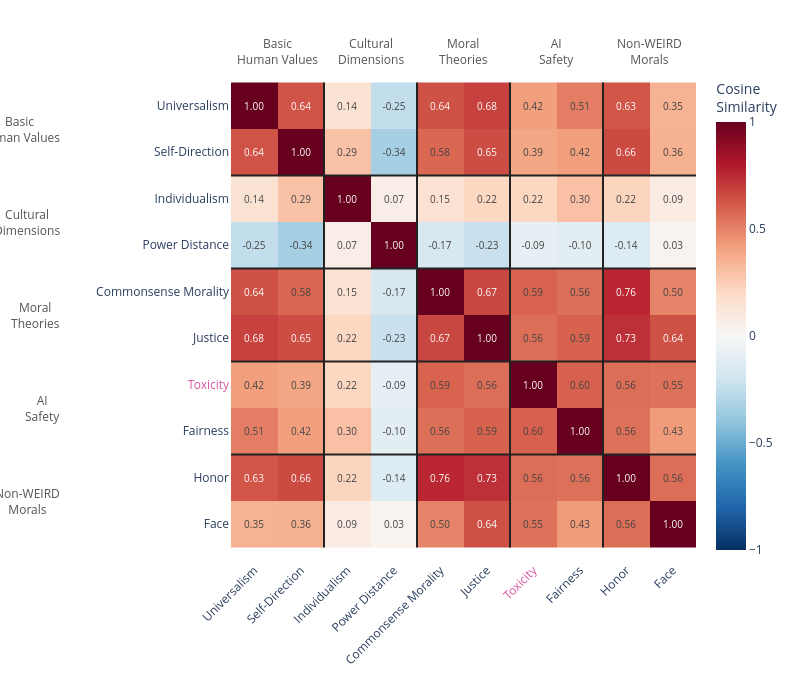

Notebook code cell kept with this figure:
### Code cell
plot_similarity(2)

### Figure 1 — Plotly figure (JSON) as saved in the notebook; plotly's stock layout.template omitted (floating-point values rounded to 4 significant figures; data arrays with more than 128 entries replaced by an {"elided": "..."} marker saying what was removed)
{"data": [{"colorbar": {"title": {"text": "Cosine<br>Similarity"}}, "colorscale": [[0, "rgb(5,48,97)"], [0.1, "rgb(33,102,172)"], [0.2, "rgb(67,147,195)"], [0.3, "rgb(146,197,222)"], [0.4, "rgb(209,229,240)"], [0.5, "rgb(247,247,247)"], [0.6, "rgb(253,219,199)"], [0.7, "rgb(244,165,130)"], [0.8, "rgb(214,96,77)"], [0.9, "rgb(178,24,43)"], [1, "rgb(103,0,31)"]], "customdata": {"elided": "10x10x2 str values"}, "hovertemplate": "%{customdata[0]} vs %{customdata[1]}: %{z:.2f}<extra></extra>", "text": [[1.0, 0.64, 0.14, -0.25, 0.64, 0.68, 0.42, 0.51, 0.63, 0.35], [0.64, 1.0, 0.29, -0.34, 0.58, 0.65, 0.39, 0.42, 0.66, 0.36], [0.14, 0.29, 1.0, 0.07, 0.15, 0.22, 0.22, 0.3, 0.22, 0.09], [-0.25, -0.34, 0.07, 1.0, -0.17, -0.23, -0.09, -0.1, -0.14, 0.03], [0.64, 0.58, 0.15, -0.17, 1.0, 0.67, 0.59, 0.56, 0.76, 0.5], [0.68, 0.65, 0.22, -0.23, 0.67, 1.0, 0.56, 0.59, 0.73, 0.64], [0.42, 0.39, 0.22, -0.09, 0.59, 0.56, 1.0, 0.6, 0.56, 0.55], [0.51, 0.42, 0.3, -0.1, 0.56, 0.59, 0.6, 1.0, 0.56, 0.43], [0.63, 0.66, 0.22, -0.14, 0.76, 0.73, 0.56, 0.56, 1.0, 0.56], [0.35, 0.36, 0.09, 0.03, 0.5, 0.64, 0.55, 0.43, 0.56, 1.0]], "textfont": {"size": 10}, "texttemplate": "%{text:.2f}", "type": "heatmap", "x": [0, 1, 2, 3, 4, 5, 6, 7, 8, 9], "y": [0, 1, 2, 3, 4, 5, 6, 7, 8, 9], "z": [[1.0, 0.6352, 0.1444, -0.2468, 0.64, 0.6827, 0.4171, 0.5116, 0.6289, 0.3532], [0.6352, 1.0, 0.2932, -0.3373, 0.5797, 0.6541, 0.393, 0.4181, 0.6596, 0.3556], [0.1444, 0.2932, 1.0, 0.06786, 0.1521, 0.2152, 0.2155, 0.2999, 0.2218, 0.0851], [-0.2468, -0.3373, 0.06786, 1.0, -0.1674, -0.2269, -0.08712, -0.1034, -0.136, 0.03165], [0.64, 0.5797, 0.1521, -0.1674, 1.0, 0.6702, 0.5875, 0.5572, 0.7582, 0.4967], [0.6827, 0.6541, 0.2152, -0.2269, 0.6702, 1.0, 0.5592, 0.5909, 0.7322, 0.6424], [0.4171, 0.393, 0.2155, -0.08712, 0.5875, 0.5592, 1.0, 0.5961, 0.5617, 0.5513], [0.5116, 0.4181, 0.2999, -0.1034, 0.5572, 0.5909, 0.5961, 1.0, 0.555, 0.4253], [0.6289, 0.6596, 0.2218, -0.136, 0.7582, 0.7322, 0.5617, 0.555, 1.0, 0.5589], [0.3532, 0.3556, 0.0851, 0.03165, 0.4967, 0.6424, 0.5513, 0.4253, 0.5589, 1.0]], "zmax": 1, "zmin": -1}], "layout": {"annotations": [{"font": {"color": "#555", "size": 12}, "showarrow": false, "text": "Basic<br>Human Values", "x": -0.36, "xanchor": "right", "xref": "paper", "y": 0.5}, {"font": {"color": "#555", "size": 12}, "showarrow": false, "text": "Basic<br>Human Values", "x": 0.5, "y": 1, "yanchor": "bottom", "yref": "paper"}, {"font": {"color": "#555", "size": 12}, "showarrow": false, "text": "Cultural<br>Dimensions", "x": -0.36, "xanchor": "right", "xref": "paper", "y": 2.5}, {"font": {"color": "#555", "size": 12}, "showarrow": false, "text": "Cultural<br>Dimensions", "x": 2.5, "y": 1, "yanchor": "bottom", "yref": "paper"}, {"font": {"color": "#555", "size": 12}, "showarrow": false, "text": "Moral<br>Theories", "x": -0.36, "xanchor": "right", "xref": "paper", "y": 4.5}, {"font": {"color": "#555", "size": 12}, "showarrow": false, "text": "Moral<br>Theories", "x": 4.5, "y": 1, "yanchor": "bottom", "yref": "paper"}, {"font": {"color": "#555", "size": 12}, "showarrow": false, "text": "AI<br>Safety", "x": -0.36, "xanchor": "right", "xref": "paper", "y": 6.5}, {"font": {"color": "#555", "size": 12}, "showarrow": false, "text": "AI<br>Safety", "x": 6.5, "y": 1, "yanchor": "bottom", "yref": "paper"}, {"font": {"color": "#555", "size": 12}, "showarrow": false, "text": "Non-WEIRD<br>Morals", "x": -0.36, "xanchor": "right", "xref": "paper", "y": 8.5}, {"font": {"color": "#555", "size": 12}, "showarrow": false, "text": "Non-WEIRD<br>Morals", "x": 8.5, "y": 1, "yanchor": "bottom", "yref": "paper"}], "font": {"size": 12}, "height": 680, "margin": {"b": 20, "l": 230, "r": 20, "t": 70}, "plot_bgcolor": "white", "shapes": [{"line": {"color": "#222", "width": 2}, "type": "line", "x0": -0.5, "x1": 9.5, "y0": 1.5, "y1": 1.5}, {"line": {"color": "#222", "width": 2}, "type": "line", "x0": 1.5, "x1": 1.5, "y0": -0.5, "y1": 9.5}, {"line": {"color": "#222", "width": 2}, "type": "line", "x0": -0.5, "x1": 9.5, "y0": 3.5, "y1": 3.5}, {"line": {"color": "#222", "width": 2}, "type": "line", "x0": 3.5, "x1": 3.5, "y0": -0.5, "y1": 9.5}, {"line": {"color": "#222", "width": 2}, "type": "line", "x0": -0.5, "x1": 9.5, "y0": 5.5, "y1": 5.5}, {"line": {"color": "#222", "width": 2}, "type": "line", "x0": 5.5, "x1": 5.5, "y0": -0.5, "y1": 9.5}, {"line": {"color": "#222", "width": 2}, "type": "line", "x0": -0.5, "x1": 9.5, "y0": 7.5, "y1": 7.5}, {"line": {"color": "#222", "width": 2}, "type": "line", "x0": 7.5, "x1": 7.5, "y0": -0.5, "y1": 9.5}], "width": 800, "xaxis": {"showgrid": false, "tickangle": -45, "ticktext": ["Universalism", "Self-Direction", "Individualism", "Power Distance", "Commonsense Morality", "Justice", "<span style='color:#d6559e'>Toxicity</span>", "Fairness", "Honor", "Face"], "tickvals": [0, 1, 2, 3, 4, 5, 6, 7, 8, 9]}, "yaxis": {"autorange": "reversed", "scaleanchor": "x", "showgrid": false, "ticktext": ["Universalism", "Self-Direction", "Individualism", "Power Distance", "Commonsense Morality", "Justice", "<span style='color:#d6559e'>Toxicity</span>", "Fairness", "Honor", "Face"], "tickvals": [0, 1, 2, 3, 4, 5, 6, 7, 8, 9]}}}
